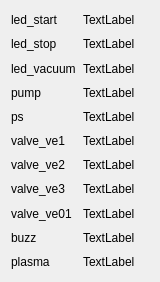
   <widget class="QWidget" name="gridLayoutWidget_3">
    <property name="geometry">
     <rect>
      <x>10</x>
      <y>760</y>
      <width>160</width>
      <height>282</height>
     </rect>
    </property>
    <layout class="QGridLayout" name="gridLayout_3">
     <item row="1" column="0">
      <widget class="QLabel" name="label_4">
       <property name="text">
        <string>led_stop</string>
       </property>
      </widget>
     </item>
     <item row="8" column="1">
      <widget class="QLabel" name="valve_ve01_value">
       <property name="text">
        <string>TextLabel</string>
       </property>
      </widget>
     </item>
     <item row="10" column="0">
      <widget class="QLabel" name="label_13">
       <property name="text">
        <string>buzz</string>
       </property>
      </widget>
     </item>
     <item row="4" column="1">
      <widget class="QLabel" name="ps_value">
       <property name="text">
        <string>TextLabel</string>
       </property>
      </widget>
     </item>
     <item row="6" column="0">
      <widget class="QLabel" name="label_9">
       <property name="text">
        <string>valve_ve2</string>
       </property>
      </widget>
     </item>
     <item row="4" column="0">
      <widget class="QLabel" name="label_7">
       <property name="text">
        <string>ps</string>
       </property>
      </widget>
     </item>
     <item row="2" column="1">
      <widget class="QLabel" name="led_vacuum_value">
       <property name="text">
        <string>TextLabel</string>
       </property>
      </widget>
     </item>
     <item row="2" column="0">
      <widget class="QLabel" name="label_5">
       <property name="text">
        <string>led_vacuum</string>
       </property>
      </widget>
     </item>
     <item row="1" column="1">
      <widget class="QLabel" name="led_stop_value">
       <property name="text">
        <string>TextLabel</string>
       </property>
      </widget>
     </item>
     <item row="8" column="0">
      <widget class="QLabel" name="label_11">
       <property name="text">
        <string>valve_ve01</string>
       </property>
      </widget>
     </item>
     <item row="5" column="0">
      <widget class="QLabel" name="label_8">
       <property name="text">
        <string>valve_ve1</string>
       </property>
      </widget>
     </item>
     <item row="3" column="1">
      <widget class="QLabel" name="pump_value">
       <property name="text">
        <string>TextLabel</string>
       </property>
      </widget>
     </item>
     <item row="0" column="1">
      <widget class="QLabel" name="led_start_value">
       <property name="text">
        <string>TextLabel</string>
       </property>
      </widget>
     </item>
     <item row="5" column="1">
      <widget class="QLabel" name="valve_ve1_value">
       <property name="text">
        <string>TextLabel</string>
       </property>
      </widget>
     </item>
     <item row="10" column="1">
      <widget class="QLabel" name="buzz_value">
       <property name="text">
        <string>TextLabel</string>
       </property>
      </widget>
     </item>
     <item row="0" column="0">
      <widget class="QLabel" name="label_3">
       <property name="text">
        <string>led_start</string>
       </property>
      </widget>
     </item>
     <item row="6" column="1">
      <widget class="QLabel" name="valve_ve2_value">
       <property name="text">
        <string>TextLabel</string>
       </property>
      </widget>
     </item>
     <item row="3" column="0">
      <widget class="QLabel" name="label_6">
       <property name="text">
        <string>pump</string>
       </property>
      </widget>
     </item>
     <item row="12" column="0">
      <widget class="QLabel" name="label_17">
       <property name="text">
        <string>plasma</string>
       </property>
      </widget>
     </item>
     <item row="12" column="1">
      <widget class="QLabel" name="plasma_value">
       <property name="text">
        <string>TextLabel</string>
       </property>
      </widget>
     </item>
     <item row="7" column="0">
      <widget class="QLabel" name="label_10">
       <property name="text">
        <string>valve_ve3</string>
       </property>
      </widget>
     </item>
     <item row="7" column="1">
      <widget class="QLabel" name="valve_ve3_value">
       <property name="text">
        <string>TextLabel</string>
       </property>
      </widget>
     </item>
    </layout>
   </widget>
